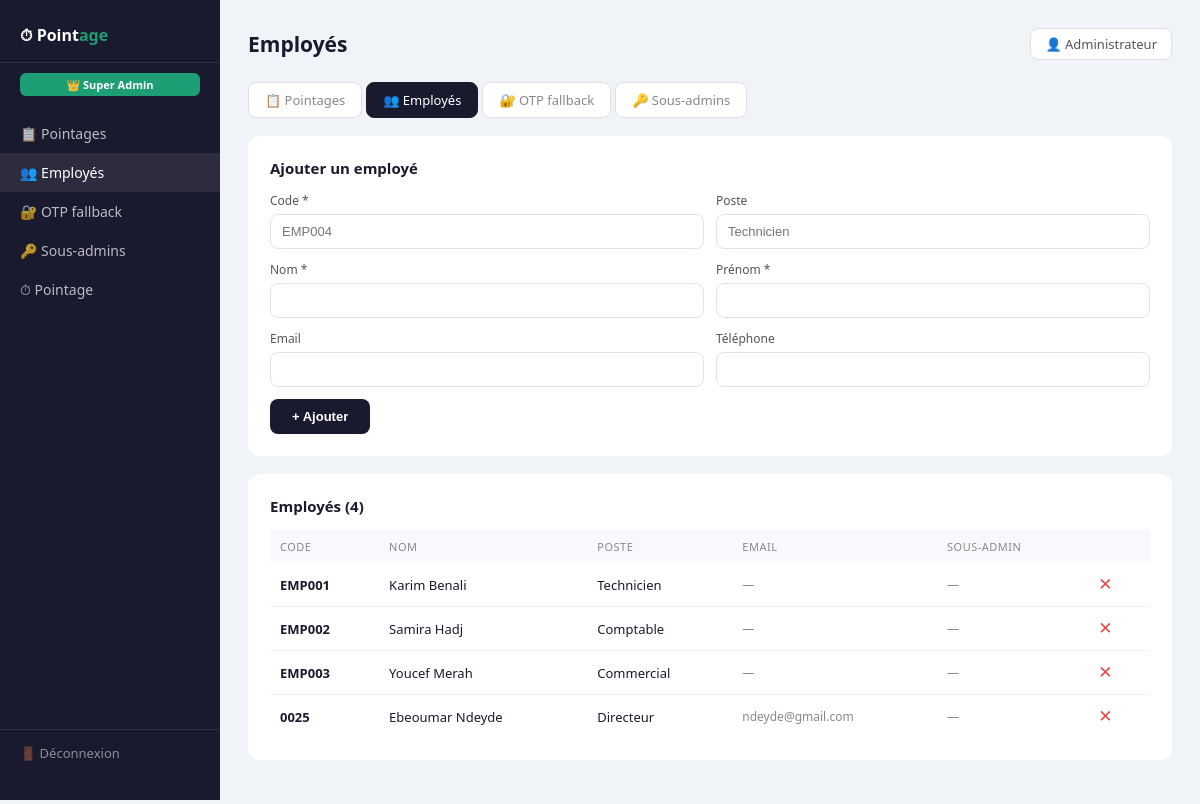
The page /admin.php?tab=employes (signed in) on the database its author committed.
### tables this page shows
CREATE TABLE IF NOT EXISTS `employes` (
  `id` int NOT NULL AUTO_INCREMENT,
  `code_employe` varchar(20) NOT NULL,
  `nom` varchar(100) NOT NULL,
  `prenom` varchar(100) NOT NULL,
  `poste` varchar(100) DEFAULT NULL,
  `email` varchar(150) DEFAULT NULL,
  `telephone` varchar(20) DEFAULT NULL,
  `actif` tinyint(1) DEFAULT '1',
  `date_creation` datetime DEFAULT CURRENT_TIMESTAMP,
  `webauthn_credential` text,
  `webauthn_credential_id` text,
  `created_by_admin` int DEFAULT NULL,
  PRIMARY KEY (`id`),
  UNIQUE KEY `code_employe` (`code_employe`)
);

### admin.php (the view, shortened to what this page needs)
<?php
require_once 'config.php';
$role     = $_SESSION['admin_role'] ?? 'subadmin';
$admin_id = $_SESSION['admin_id'];
$tab      = $_GET['tab'] ?? 'pointages';
if ($role === 'superadmin') {
    $employes = $pdo->query("SELECT e.*,a.nom_complet as admin_nom FROM employes e LEFT JOIN admins a ON e.created_by_admin=a.id WHERE e.actif=1 ORDER BY e.nom")->fetchAll(PDO::FETCH_ASSOC);
} else {
    $s = $pdo->prepare("SELECT * FROM employes WHERE actif=1 AND created_by_admin=? ORDER BY nom");
    $s->execute([$admin_id]); $employes = $s->fetchAll(PDO::FETCH_ASSOC);
}
$emp_ids = array_column($employes, 'id');
$filtre_date = $_GET['date']    ?? date('Y-m-d');
$filtre_emp  = $_GET['employe'] ?? '';
$filtre_code = trim($_GET['code']  ?? '');
$filtre_nom  = trim($_GET['nom_f'] ?? '');
$pointages = [];
if ($role === 'superadmin' || !empty($emp_ids)) {
    if ($role === 'superadmin') {
        $sql = "SELECT p.*,e.nom,e.prenom,e.code_employe,e.poste FROM pointages p JOIN employes e ON p.employe_id=e.id WHERE p.date_pointage=?";
        $params = [$filtre_date];
    } else {
        $pl  = implode(',', array_fill(0, count($emp_ids), '?'));
        $sql = "SELECT p.*,e.nom,e.prenom,e.code_employe,e.poste FROM pointages p JOIN employes e ON p.employe_id=e.id WHERE p.date_pointage=? AND p.employe_id IN ($pl)";
        $params = array_merge([$filtre_date], $emp_ids);
    }
    $sql .= " ORDER BY p.heure ASC";
    $st = $pdo->prepare($sql); $st->execute($params);
    $pointages = $st->fetchAll(PDO::FETCH_ASSOC);
}
?>
<!DOCTYPE html>
<html lang="fr">
<head>
</head>
<body>
<div class="layout">
  <aside class="sidebar">
    <div class="brand">⏱ Point<span>age</span></div>
    <div class="role-badge"><?= $role==='superadmin'?'👑 Super Admin':'🔵 Sous Admin' ?></div>
    <nav>
      <a href="admin.php?tab=pointages" class="nav-item <?= $tab==='pointages'?'active':'' ?>">📋 Pointages</a>
      <a href="admin.php?tab=employes"  class="nav-item <?= $tab==='employes' ?'active':'' ?>">👥 Employés</a>
      <a href="admin.php?tab=otp" class="nav-item <?= $tab==='otp'?'active':'' ?>">🔐 OTP fallback</a>
      <?php if($role==='superadmin'): ?><a href="admin.php?tab=subadmins" class="nav-item <?= $tab==='subadmins'?'active':'' ?>">🔑 Sous-admins</a><?php endif; ?>
      <a href="index.php" class="nav-item" target="_blank">⏱ Pointage</a>
    </nav>
    <div class="logout"><a href="admin.php?logout=1">🚪 Déconnexion</a></div>
  </aside>
  <main class="main">
    <div class="topbar">
      <h2><?= $tab==='pointages'?'Tableau de bord':($tab==='employes'?'Employés':($tab==='otp'?'OTP fallback':'Sous-admins')) ?></h2>
      <div class="abadge">👤 <?= htmlspecialchars($_SESSION['admin_name']) ?></div>
    </div>
    <div class="tabs">
      <a href="admin.php?tab=pointages" class="tb <?= $tab==='pointages'?'active':'' ?>">📋 Pointages</a>
      <a href="admin.php?tab=employes"  class="tb <?= $tab==='employes' ?'active':'' ?>">👥 Employés</a>
      <a href="admin.php?tab=otp" class="tb <?= $tab==='otp'?'active':'' ?>">🔐 OTP fallback</a>
      <?php if($role==='superadmin'): ?><a href="admin.php?tab=subadmins" class="tb <?= $tab==='subadmins'?'active':'' ?>">🔑 Sous-admins</a><?php endif; ?>
    </div>
    <?php if($tab==='pointages'): ?>
    <div class="panel">
      <div class="ph">
        <h3>Registre des pointages</h3>
        <div class="filters">
          <form method="GET" style="display:flex;gap:8px;flex-wrap:wrap;align-items:center">
            <input type="hidden" name="tab" value="pointages"/>
            <input type="date" name="date" value="<?= htmlspecialchars($filtre_date) ?>"/>
            <input type="text" name="code" value="<?= htmlspecialchars($filtre_code) ?>" placeholder="Code" style="width:90px"/>
            <input type="text" name="nom_f" value="<?= htmlspecialchars($filtre_nom) ?>" placeholder="Nom" style="width:110px"/>
            <select name="employe">
              <option value="">Tous</option>
              <?php foreach($employes as $e): ?>
              <option value="<?= $e['id'] ?>" <?= $filtre_emp==$e['id']?'selected':'' ?>><?= htmlspecialchars($e['prenom'].' '.$e['nom']) ?></option>
              <?php endforeach; ?>
            </select>
            <button type="submit" class="btn bb">🔍</button>
          </form>
          <a href="export.php?date=<?= urlencode($filtre_date) ?>&employe=<?= urlencode($filtre_emp) ?>&code=<?= urlencode($filtre_code) ?>&nom_f=<?= urlencode($filtre_nom) ?>&admin_id=<?= $admin_id ?>&role=<?= $role ?>" class="btn bg">📥 Excel</a>
        </div>
      </div>
      <?php if(empty($pointages)): ?>
        <div class="vide">Aucun pointage trouvé.</div>
      <?php else: ?>
      <table>
        <thead><tr><th>Employé</th><th>Code</th><th>Poste</th><th>Type</th><th>Heure</th><th>Date</th><th>Vérification</th><th>GPS</th></tr></thead>
        <tbody>
          <?php foreach($pointages as $p): ?>
          <tr>
            <td><strong><?= htmlspecialchars($p['prenom'].' '.$p['nom']) ?></strong></td>
            <td style="color:#888"><?= htmlspecialchars($p['code_employe']) ?></td>
            <td><?= htmlspecialchars($p['poste']??'—') ?></td>
            <td><span class="badge <?= $p['type'] ?>"><?= $p['type']==='arrivee'?'🟢 Arrivée':'🔴 Départ' ?></span></td>
            <td><?= date('H:i',strtotime($p['heure'])) ?></td>
            <td><?= date('d/m/Y',strtotime($p['date_pointage'])) ?></td>
            <td><?= ($p['verification_method'] ?? 'webauthn') === 'otp_fallback' ? 'OTP manager' : 'Empreinte' ?></td>
            <td><?php if($p['latitude']&&$p['longitude']): ?><a class="glink" href="https://maps.google.com/?q=<?= $p['latitude'] ?>,<?= $p['longitude'] ?>" target="_blank">📍</a><?php else: ?>—<?php endif; ?></td>
          </tr>
          <?php endforeach; ?>
        </tbody>
      </table>
      <?php endif; ?>
    </div>
    <?php elseif($tab==='employes'): ?>
    <div class="panel">
      <div class="ph"><h3>Ajouter un employé</h3></div>
      <form method="POST">
        <div class="fg">
          <div class="g"><label>Code *</label><input type="text" name="code_employe" placeholder="EMP004" required/></div>
          <div class="g"><label>Poste</label><input type="text" name="poste" placeholder="Technicien"/></div>
          <div class="g"><label>Nom *</label><input type="text" name="nom" required/></div>
          <div class="g"><label>Prénom *</label><input type="text" name="prenom" required/></div>
          <div class="g"><label>Email</label><input type="text" name="email"/></div>
          <div class="g"><label>Téléphone</label><input type="text" name="telephone"/></div>
        </div>
        <button type="submit" class="bsub">+ Ajouter</button>
      </form>
    </div>
    <div class="panel">
      <div class="ph"><h3>Employés (<?= count($employes) ?>)</h3></div>
      <?php if(empty($employes)): ?><div class="vide">Aucun employé.</div>
      <?php else: ?>
      <table>
        <thead><tr><th>Code</th><th>Nom</th><th>Poste</th><th>Email</th><?php if($role==='superadmin'): ?><th>Sous-admin</th><?php endif; ?><th></th></tr></thead>
        <tbody>
          <?php foreach($employes as $e): ?>
          <tr>
            <td><strong><?= htmlspecialchars($e['code_employe']) ?></strong></td>
            <td><?= htmlspecialchars($e['prenom'].' '.$e['nom']) ?></td>
            <td><?= htmlspecialchars($e['poste']??'—') ?></td>
            <td style="color:#888;font-size:12px"><?= htmlspecialchars($e['email']??'—') ?></td>
            <?php if($role==='superadmin'): ?><td style="color:#888;font-size:12px"><?= htmlspecialchars($e['admin_nom']??'—') ?></td><?php endif; ?>
            <td>
              <form method="POST" style="display:inline" onsubmit="return confirm('Désactiver ?')">
                <button type="submit" class="bdel">✕</button>
              </form>
            </td>
          </tr>
          <?php endforeach; ?>
        </tbody>
      </table>
      <?php endif; ?>
    </div>
    <?php endif; ?>
  </main>
</div>
</body>
</html>

### rows shown on the page
employes: code_employe "EMP001", prenom+nom "Karim Benali", poste "Technicien", email "—", admin_nom "—"
employes: code_employe "EMP002", prenom+nom "Samira Hadj", poste "Comptable", email "—", admin_nom "—"
employes: code_employe "EMP003", prenom+nom "Youcef Merah", poste "Commercial", email "—", admin_nom "—"
employes: code_employe "0025", prenom+nom "Ebeoumar Ndeyde", poste "Directeur", email "ndeyde@gmail.com", admin_nom "—"

### other values the page prints
$_SESSION['admin_name'] "Administrateur"
count($employes) "4"
